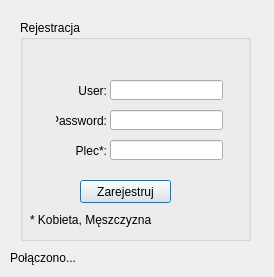
<?xml version="1.0" encoding="UTF-8"?>
<ui version="4.0">
 <class>newblooddonors</class>
 <widget class="QDialog" name="newblooddonors">
  <property name="geometry">
   <rect>
    <x>0</x>
    <y>0</y>
    <width>274</width>
    <height>277</height>
   </rect>
  </property>
  <property name="windowTitle">
   <string>Dialog</string>
  </property>
  <widget class="QLabel" name="label">
   <property name="geometry">
    <rect>
     <x>10</x>
     <y>250</y>
     <width>71</width>
     <height>16</height>
    </rect>
   </property>
   <property name="text">
    <string>Połączono...</string>
   </property>
  </widget>
  <widget class="QGroupBox" name="groupBox">
   <property name="geometry">
    <rect>
     <x>20</x>
     <y>20</y>
     <width>231</width>
     <height>221</height>
    </rect>
   </property>
   <property name="title">
    <string>Rejestracja</string>
   </property>
   <widget class="QLineEdit" name="lineEdit_user">
    <property name="geometry">
     <rect>
      <x>90</x>
      <y>60</y>
      <width>113</width>
      <height>20</height>
     </rect>
    </property>
   </widget>
   <widget class="QLineEdit" name="lineEdit_password">
    <property name="geometry">
     <rect>
      <x>90</x>
      <y>90</y>
      <width>113</width>
      <height>20</height>
     </rect>
    </property>
   </widget>
   <widget class="QLineEdit" name="lineEdit_plec">
    <property name="geometry">
     <rect>
      <x>90</x>
      <y>120</y>
      <width>113</width>
      <height>20</height>
     </rect>
    </property>
   </widget>
   <widget class="QLabel" name="label_2">
    <property name="geometry">
     <rect>
      <x>40</x>
      <y>60</y>
      <width>47</width>
      <height>21</height>
     </rect>
    </property>
    <property name="text">
     <string>User:</string>
    </property>
    <property name="alignment">
     <set>Qt::AlignRight|Qt::AlignTrailing|Qt::AlignVCenter</set>
    </property>
   </widget>
   <widget class="QLabel" name="label_3">
    <property name="geometry">
     <rect>
      <x>36</x>
      <y>90</y>
      <width>51</width>
      <height>21</height>
     </rect>
    </property>
    <property name="text">
     <string>Password:</string>
    </property>
    <property name="alignment">
     <set>Qt::AlignRight|Qt::AlignTrailing|Qt::AlignVCenter</set>
    </property>
   </widget>
   <widget class="QLabel" name="label_4">
    <property name="geometry">
     <rect>
      <x>40</x>
      <y>120</y>
      <width>47</width>
      <height>21</height>
     </rect>
    </property>
    <property name="text">
     <string>Plec*:</string>
    </property>
    <property name="alignment">
     <set>Qt::AlignRight|Qt::AlignTrailing|Qt::AlignVCenter</set>
    </property>
   </widget>
   <widget class="QPushButton" name="pushButton">
    <property name="geometry">
     <rect>
      <x>60</x>
      <y>160</y>
      <width>91</width>
      <height>23</height>
     </rect>
    </property>
    <property name="text">
     <string>Zarejestruj</string>
    </property>
   </widget>
   <widget class="QLabel" name="label_5">
    <property name="geometry">
     <rect>
      <x>10</x>
      <y>190</y>
      <width>181</width>
      <height>20</height>
     </rect>
    </property>
    <property name="text">
     <string>* Kobieta, Męszczyzna</string>
    </property>
   </widget>
  </widget>
 </widget>
 <resources/>
 <connections/>
</ui>
